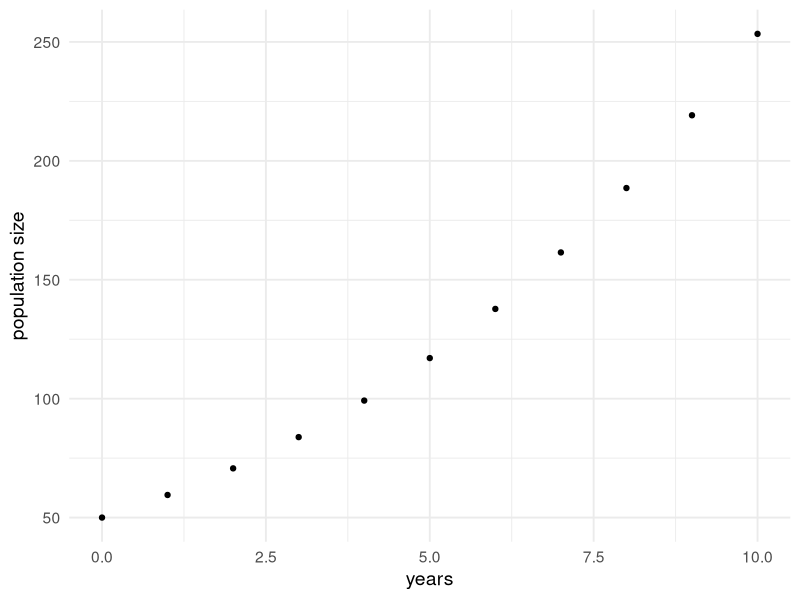
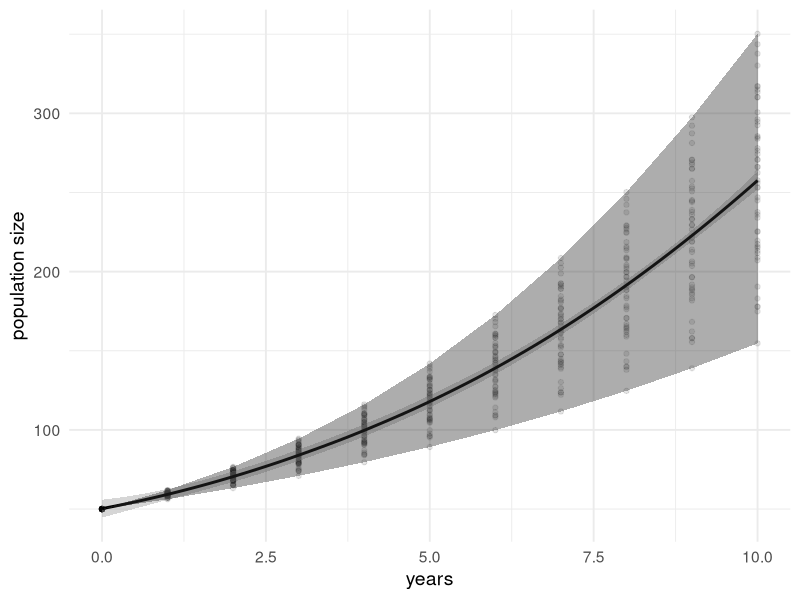

Generate these figures, in order, with R:
library(tidyverse)


# Q1 ----------------------------------------------------------------------


log_pop_model <- function(starting_size, num_years, K, r) {
  pop_values = c(starting_size)
  current_value <- starting_size
  for (i in 1:num_years) {
    current_value <- current_value + r * current_value * (1 - current_value / K)
    pop_values <- c(pop_values, current_value)
  }
  return(pop_values)
}
  
ten_yr_growth <- log_pop_model(starting_size = 50, num_years = 10, K = 1000, r = 0.2)
years <- c(0:10)

pop_df <- data.frame(years, ten_yr_growth)
names(pop_df) <- c('year', 'population_size')

ggplot(pop_df, aes(x = year, y = population_size)) +
  geom_point() +
  labs(
    x = 'years',
    y = "population size"
  ) +
  theme_minimal(base_size = 14)


# Q2 ----------------------------------------------------------------------

r_vec <- rnorm(50, mean = 0.2, sd = 0.03)

sim_50 <- list()

for (i in r_vec) {
  x <- log_pop_model(starting_size = 50, num_years = 10, K = 1000, r = i)
  sim_50[[length(sim_50) + 1]] <- x
}

sim_50_df <- do.call(cbind.data.frame, sim_50)
names(sim_50_df) <- c(paste0('sim' , 1:50))
years_df <- data.frame(years)
sim_50_df <- cbind(sim_50_df, years_df)

sim_50_df_long <- sim_50_df %>% 
  pivot_longer(
    cols = starts_with('sim'),
    names_to = 'simulation' ,
    values_to = 'population_size'
  )

sim_50_summary <- sim_50_df_long %>% 
  group_by(years) %>% 
  summarise(
    min = min(population_size),
    max = max(population_size)
  )

ggplot(sim_50_df_long, aes(x = years, y = population_size)) +
  geom_point(alpha = 0.1) +
  geom_smooth(color = "black") +
  geom_ribbon(data = sim_50_summary, alpha = 0.4, aes(x = years, ymin = min, ymax = max), 
              inherit.aes = FALSE) +
  labs(
    x = 'years',
    y = "population size"
  ) +
  theme_minimal(base_size = 14) +
  theme(legend.position = 'none')
